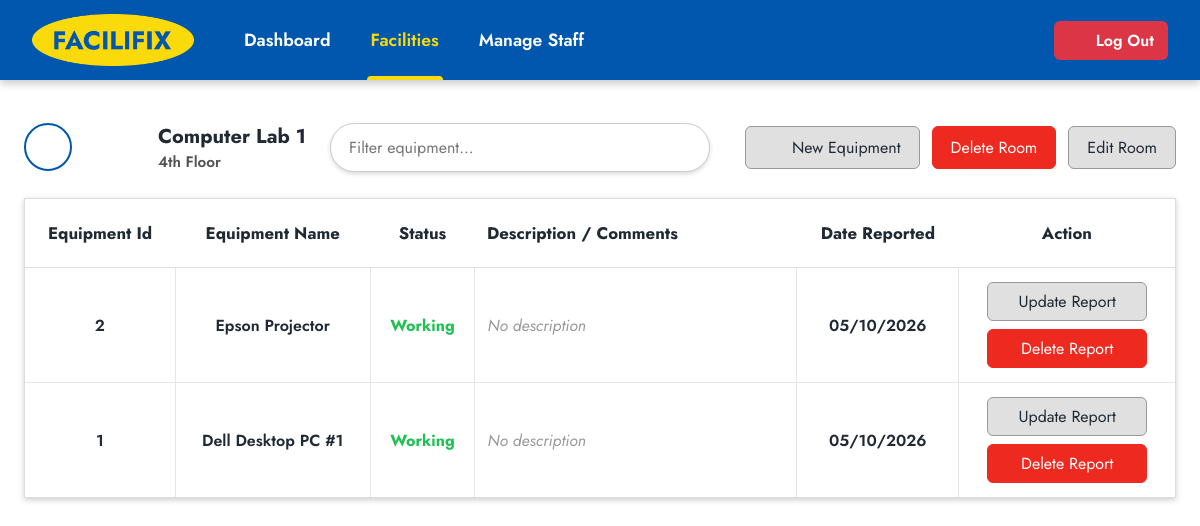
/room.php?id=1 (signed in), run on the app's committed database.
### tables this page shows
CREATE TABLE `rooms` (
  `id` int(11) NOT NULL,
  `room_name` varchar(100) NOT NULL,
  `room_tag` enum('1st Floor','2nd Floor','3rd Floor','4th Floor') DEFAULT NULL,
  `room_icon` enum('office','staff','student','computer_lab') NOT NULL DEFAULT 'student',
  `building` varchar(100) DEFAULT NULL,
  `created_at` timestamp NOT NULL DEFAULT current_timestamp()
);

CREATE TABLE `equipment` (
  `id` int(11) NOT NULL,
  `room_id` int(11) NOT NULL,
  `equipment_name` varchar(150) NOT NULL,
  `status` enum('Working','Broken','Missing') NOT NULL DEFAULT 'Working',
  `description` text DEFAULT NULL,
  `image` varchar(40) DEFAULT NULL,
  `created_at` timestamp NOT NULL DEFAULT current_timestamp(),
  `updated_at` timestamp NOT NULL DEFAULT current_timestamp() ON UPDATE current_timestamp()
);

### room.php (the view, shortened to what this page needs)
<?php
include 'db.php';
include 'partials.php';
$room_id = (int)($_GET['id'] ?? 0);
$stmt = $conn->prepare("SELECT id, room_name, room_tag, room_icon FROM rooms WHERE id = ?");
$stmt->bind_param("i", $room_id);
$stmt->execute();
$room = $stmt->get_result()->fetch_assoc();
$eq_stmt = $conn->prepare(
    "SELECT id, equipment_name, status, description, created_at, updated_at
     FROM equipment WHERE room_id = ? ORDER BY id DESC"
);
$eq_stmt->bind_param("i", $room_id);
$eq_stmt->execute();
$equipment = $eq_stmt->get_result()->fetch_all(MYSQLI_ASSOC);
$icon_key = $room_icon_options[$room['room_icon']]['icon'] ?? 'graduation';
?>
<!DOCTYPE html>
<html lang="en">
<head>
    <link href="base.css" rel="stylesheet">
    <link href="facilities.css" rel="stylesheet">
    <link href="room.css" rel="stylesheet">
    <link href="modal.css" rel="stylesheet">
</head>
<body>
        <main class="page">
            <div class="room-head">
                <div class="room-title">
                    <span class="room-title-icon"><?php echo icon($icons[$icon_key]); ?></span>
                    <span class="room-title-text">
                        <strong><?php echo htmlspecialchars($room['room_name']); ?></strong>
                        <small><?php echo htmlspecialchars($room['room_tag'] ?: 'No tag'); ?></small>
                    </span>
                </div>
                <div class="search-box">
                    <input type="text" id="equipmentSearch" placeholder="Filter equipment..." autocomplete="off" aria-label="Filter equipment">
                </div>
                <div class="room-actions">
                    <a href="equipment_form.php?room_id=<?php echo $room_id; ?>" class="btn btn-gray">
                        <?php echo icon($icons['plus']); ?> New Equipment
                    </a>
                    <form method="POST" action="delete_room.php">
                        <button type="submit" class="btn btn-red"
                                data-confirm-title="Delete this room?"
                                data-confirm="This will permanently delete &quot;<?php echo htmlspecialchars($room['room_name']); ?>&quot; and all of its equipment. This cannot be undone."
                                data-confirm-ok="Delete Room">Delete Room</button>
                    </form>
                    <a href="add_room.php?id=<?php echo $room_id; ?>" class="btn btn-gray">Edit Room</a>
                </div>
            </div>
            <div class="table-wrap">
                <table class="equipment-table">
                    <thead>
                        <tr>
                            <th>Equipment Id</th>
                            <th>Equipment Name</th>
                            <th>Status</th>
                            <th class="col-desc">Description / Comments</th>
                            <th>Date Reported</th>
                            <th>Action</th>
                        </tr>
                    </thead>
                    <tbody id="equipmentBody">
                        <?php foreach ($equipment as $item): ?>
                            <?php
                            $status_class = htmlspecialchars(strtolower($item['status']));
                            $reported = $item['updated_at'] ?: $item['created_at'];
                            $search_text = strtolower($item['id'] . ' ' . $item['equipment_name'] . ' ' . $item['status'] . ' ' . ($item['description'] ?? ''));
                            ?>
                            <tr class="eq-row" data-search="<?php echo htmlspecialchars($search_text); ?>">
                                <td><?php echo (int)$item['id']; ?></td>
                                <td class="eq-name"><?php echo htmlspecialchars($item['equipment_name']); ?></td>
                                <td><span class="status status-<?php echo $status_class; ?>"><?php echo htmlspecialchars($item['status']); ?></span></td>
                                <td class="col-desc">
                                    <?php if (trim((string)$item['description']) !== ''): ?>
                                        <span class="desc"><?php echo htmlspecialchars($item['description']); ?></span>
                                    <?php else: ?>
                                        <span class="desc-empty">No description</span>
                                    <?php endif; ?>
                                </td>
                                <td><?php echo date('d/m/Y', strtotime($reported)); ?></td>
                                <td>
                                    <div class="row-actions">
                                        <a href="equipment_form.php?room_id=<?php echo $room_id; ?>&amp;id=<?php echo (int)$item['id']; ?>" class="btn btn-gray btn-block">Update Report</a>
                                        <form method="POST" action="delete_equipment.php">
                                            <button type="submit" class="btn btn-red btn-block"
                                                    data-confirm-title="Delete this report?"
                                                    data-confirm="Delete &quot;<?php echo htmlspecialchars($item['equipment_name']); ?>&quot; (ID <?php echo (int)$item['id']; ?>) from this room? This cannot be undone."
                                                    data-confirm-ok="Delete Report">Delete Report</button>
                                        </form>
                                    </div>
                                </td>
                            </tr>
                        <?php endforeach; ?>
                    </tbody>
                </table>
            </div>
        </main>
</body>
</html>

### base.css (style rules this page uses)
:root { --blue: #0057AD; --blue-dark: #004a94; --blue-darker: #003f7d; --yellow: #FBDA0C; --ink: #202a35; --topbar-h: 80px; }
* { margin: 0; padding: 0; box-sizing: border-box; }
body { font-family: 'Jost', sans-serif; color: var(--ink); background: #fff; min-height: 100vh; }
.page { width: min(100% - 48px, 1200px); margin: 0 auto; padding: 40px 0 64px; }
.btn { display: inline-flex; align-items: center; justify-content: center; gap: 8px; padding: 9px 18px; font: inherit; text-decoration: none; border: 1px solid transparent; border-radius: 6px; cursor: pointer; transition: background 140ms ease, border-color 140ms ease, transform 140ms ease; }
.btn-gray { color: var(--ink); background: #e0e0e0; border-color: #999; }
.btn-red { color: #fff; background: #ee2a20; border-color: #ee2a20; }
.btn-block { width: 100%; }

### facilities.css (style rules this page uses)
.search-box { position: relative; flex: 1 1 320px; max-width: 600px; }
.search-box input { width: 100%; padding: 12px 46px 12px 18px; font: inherit; border: 1px solid #ccc; border-radius: 999px; box-shadow: 0 2px 4px rgba(0, 0, 0, 0.15); }

### room.css (style rules this page uses)
.room-head { display: flex; align-items: center; flex-wrap: wrap; gap: 16px 24px; margin: 0 0 24px; }
.room-title { display: flex; align-items: center; gap: 14px; min-width: 0; }
.room-title-text { display: flex; flex-direction: column; min-width: 0; }
.room-title-text strong { font-size: 1.25rem; overflow-wrap: anywhere; }
.room-title-text small { font-size: 0.95rem; font-weight: 600; color: #555; }
.room-head .search-box { flex: 1 1 260px; max-width: 380px; }
.room-actions { display: flex; align-items: center; flex-wrap: wrap; gap: 12px; margin-left: auto; }
.room-actions form { margin: 0; }
.table-wrap { overflow-x: auto; background: #fff; border: 1px solid #ddd; box-shadow: 0 2px 6px rgba(0, 0, 0, 0.2); }
.equipment-table { width: 100%; min-width: 860px; border-collapse: collapse; }
.equipment-table th { padding: 22px 12px; font-size: 1.05rem; font-weight: 700; text-align: center; border-bottom: 1px solid #ddd; }
.equipment-table td { padding: 14px 12px; text-align: center; font-weight: 600; vertical-align: middle; border-top: 1px solid #e6e6e6; border-left: 1px solid #e6e6e6; }
.equipment-table td:first-child { border-left: 0; }
.equipment-table .col-desc { width: 28%; text-align: left; }
.equipment-table td.col-desc { font-weight: 400; }
.desc-empty { color: #999; font-style: italic; }
.status { font-weight: 700; }
.status-working { color: #1fc152; }
.row-actions { display: flex; flex-direction: column; gap: 8px; width: 160px; margin: 0 auto; }
.row-actions form { margin: 0; }
.row-actions .btn { padding: 7px 12px; font-weight: 400; }

### data on the page
rooms: room_name "Computer Lab 1", room_tag "4th Floor"
equipment: id "2", equipment_name "Epson Projector", status "Working", shows "No description", updated_at "05/10/2026"
equipment: id "1", equipment_name "Dell Desktop PC #1", status "Working", shows "No description", updated_at "05/10/2026"

### other printed values
$link[1] "Dashboard"
$link[1] "Facilities"
$link[1] "Manage Staff"
